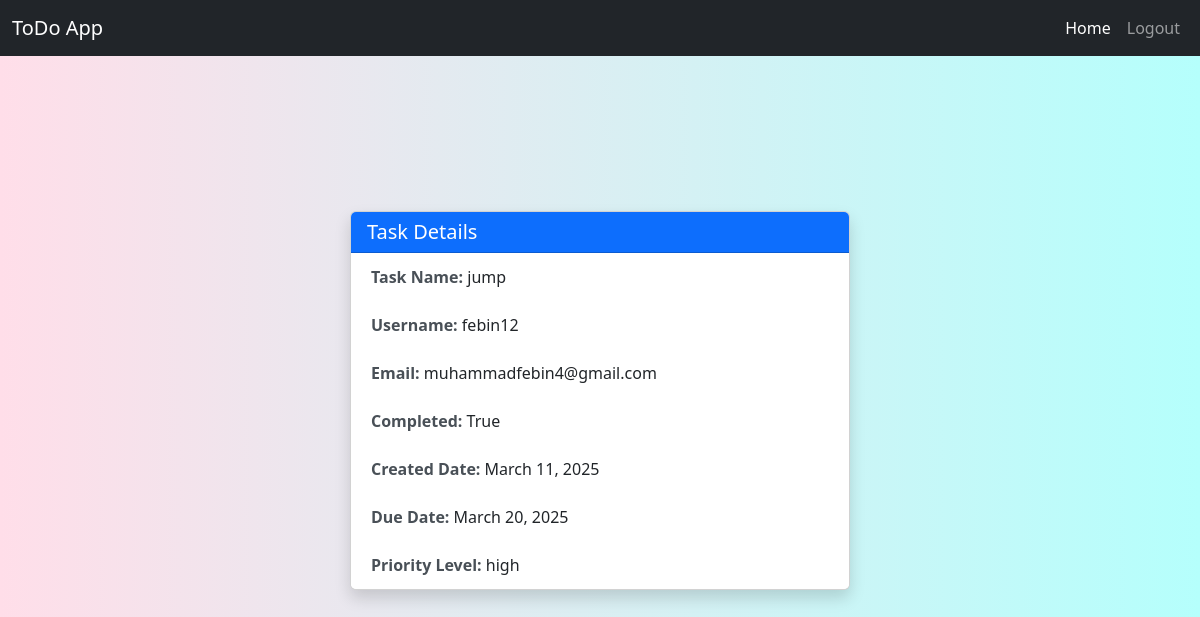
The page /detail/3 (signed in) on the database its author committed.
### myapp/models.py (models this page shows)
class TaskModel(models.Model):
    task_name=models.CharField(max_length=50,null=True)
    created_date=models.DateField(auto_now_add=True,null=True)
    is_completed=models.BooleanField(default=False,null=True)
    user_id=models.ForeignKey(User,on_delete=models.CASCADE,null=True)
    priority=[
        ('high','high'),
        ('medium','medium'),
        ('low','low')
    ]
    priority_level=models.CharField(max_length=100,choices=priority,null=True)
    due_date=models.DateField(null=True)

### myapp/views.py (the view)
# urls.py: path('detail/<int:pk>',views.TaskDetail.as_view(),name='detail'),
@method_decorator(decorator=is_user,name='dispatch')
class TaskDetail(View):
    def get(self,request,**kwargs):
        id=kwargs.get("pk")
        data=TaskModel.objects.get(id=id)
        return render(request,"detail.html",{'data':data})

### myapp/views.py (called while the page is built)
def is_user(fn):
    def wrapper(request,**kwargs):
        id=kwargs.get('pk')
        obj= TaskModel.objects.get(id=id)
        if obj.user_id == request.user:
            return fn(request,**kwargs)
        else:
            return redirect('login')
    return wrapper

### myapp/templates/detail.html (shortened to what this page needs)
<!DOCTYPE html>
<html lang="en">
<head>
    <link href="https://cdn.jsdelivr.net/npm/bootstrap@5.3.3/dist/css/bootstrap.min.css" rel="stylesheet">
</head>
<nav class="navbar navbar-expand-lg navbar-dark bg-dark fixed-top">
    <div class="container-fluid">
        <a class="navbar-brand" href="#">ToDo App</a>
        <div class="collapse navbar-collapse" id="navbarNav">
            <ul class="navbar-nav ms-auto">
                <li class="nav-item">
                    <a class="nav-link active" aria-current="page" href="{%url 'create' %}">Home</a>
                </li>
                <li class="nav-item">
                    <a class="nav-link" href="{%url 'logout' %}">Logout</a>
                </li>
            </ul>
        </div>
    </div>
</nav>
<body style="background: linear-gradient(to right, #FFDEE9, #B5FFFC);">
    <div class="container d-flex justify-content-center align-items-center vh-100">
        <div class="card shadow">
            <div class="card-header">
                <h5 class="mb-0">Task Details</h5>
            </div>
            <ul class="list-group list-group-flush">
                <li class="list-group-item">
                    <span class="label">Task Name:</span> {{data.task_name}}
                </li>
                <li class="list-group-item">
                    <span class="label">Username:</span> {{data.user_id.username}}
                </li>
                <li class="list-group-item">
                    <span class="label">Email:</span> {{data.user_id.email}}
                </li>
                <li class="list-group-item">
                    <span class="label">Completed:</span> {{data.is_completed}}
                </li>
                <li class="list-group-item">
                    <span class="label">Created Date:</span> {{data.created_date}}
                </li>
                <li class="list-group-item">
                    <span class="label">Due Date:</span> {{data.due_date}}
                </li>
                <li class="list-group-item">
                    <span class="label">Priority Level:</span> {{data.priority_level}}
                </li>
            </ul>
        </div>
    </div>
</body>
</html>

### myapp/templates/detail.html (style rules this page uses)
.card { width: 100%; max-width: 500px; margin: 0 auto; }
.card-header { background-color: #0d6efd; color: white; }
.list-group-item { border: none; padding: 0.75rem 1.25rem; }
.label { font-weight: bold; color: #495057; }

### rows shown on the page
TaskModel: task_name "jump", user_id.username "febin12", user_id.email "muhammadfebin4@gmail.com", is_completed "True", created_date "March 11, 2025", due_date "March 20, 2025", priority_level "high"
